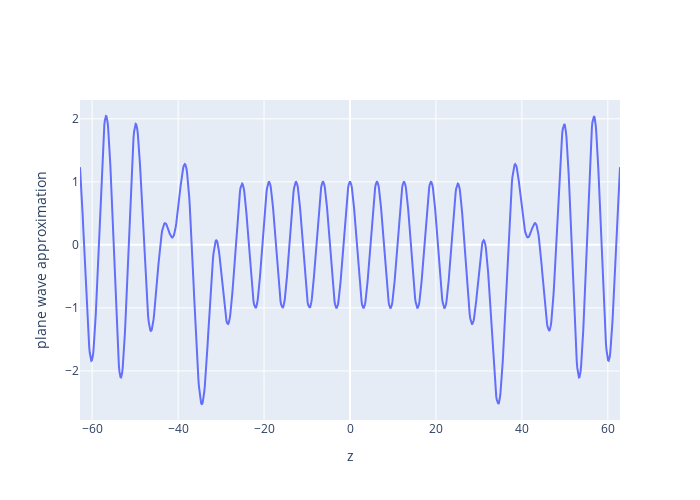
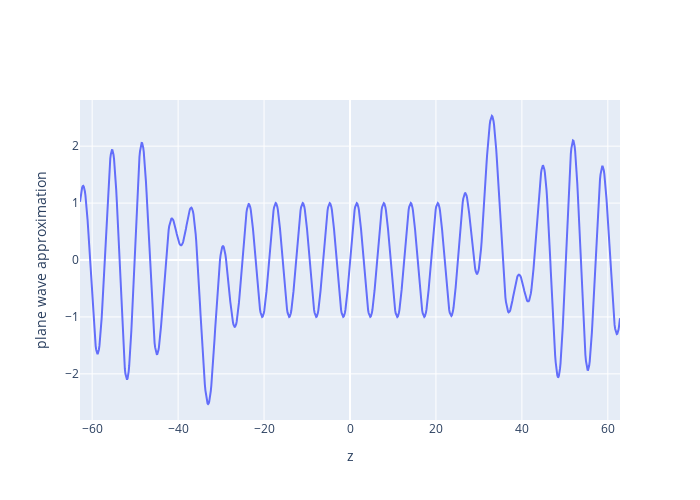

These figures' notebook cell, in order:
### Code cell
# パラメータ設定
k = 1.0  # 波数
l_max = 30  # 展開するlの最大値
z = np.linspace(-20 * np.pi, 20 * np.pi, 1000)
r = np.abs(z)
theta = np.arccos(z / r)

# z=0での断面における平面波の近似を計算
phi = np.zeros(z.shape)  # z=0ではphiは0とする
approx = approximate_plane_wave(k, r, theta, phi, l_max)

# 絶対値を取ることで、実数の値に変換
real_approx = approx.real
imag_approx = approx.imag

# Plotlyで2次元ヒートマップとしてプロット
fig = go.Figure()
fig.add_trace(go.Scatter(x=z, y=real_approx))

fig.update_layout(
    xaxis_title="z",
    yaxis_title="plane wave approximation",
    autosize=False,
    width=700,
    height=500,
)
fig.show()
fig = go.Figure()
fig.add_trace(go.Scatter(x=z, y=imag_approx))

fig.update_layout(
    xaxis_title="z",
    yaxis_title="plane wave approximation",
    autosize=False,
    width=700,
    height=500,
)
fig.show()

### Figure 1 — Plotly figure (JSON) as saved in the notebook; plotly's stock layout.template omitted (floating-point values rounded to 4 significant figures; data arrays with more than 128 entries replaced by an {"elided": "..."} marker saying what was removed)
{"data": [{"type": "scatter", "x": {"elided": "1000 float values"}, "y": {"elided": "1000 float values"}}], "layout": {"autosize": false, "height": 500, "width": 700, "xaxis": {"title": {"text": "z"}}, "yaxis": {"title": {"text": "plane wave approximation"}}}}

### Figure 2 — Plotly figure (JSON) as saved in the notebook; plotly's stock layout.template omitted (floating-point values rounded to 4 significant figures; data arrays with more than 128 entries replaced by an {"elided": "..."} marker saying what was removed)
{"data": [{"type": "scatter", "x": {"elided": "1000 float values"}, "y": {"elided": "1000 float values"}}], "layout": {"autosize": false, "height": 500, "width": 700, "xaxis": {"title": {"text": "z"}}, "yaxis": {"title": {"text": "plane wave approximation"}}}}
